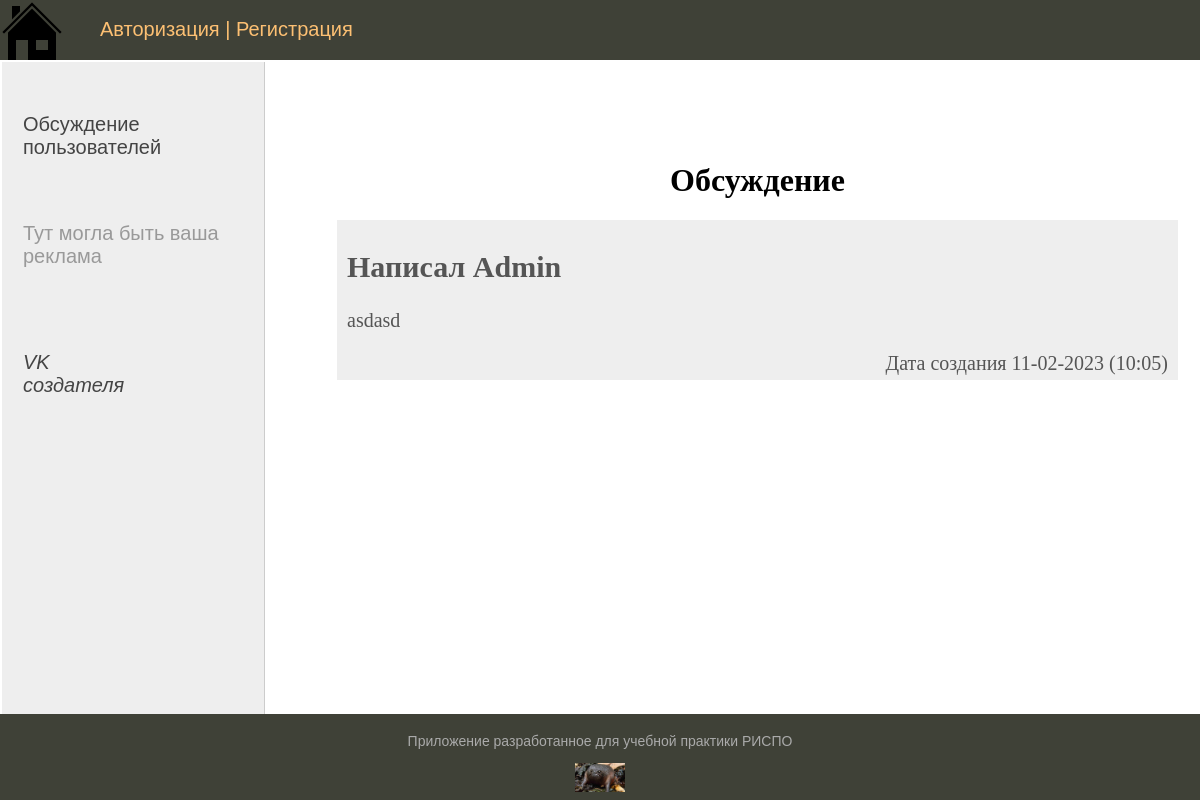
The page /discussion/ on the database as committed earlier.
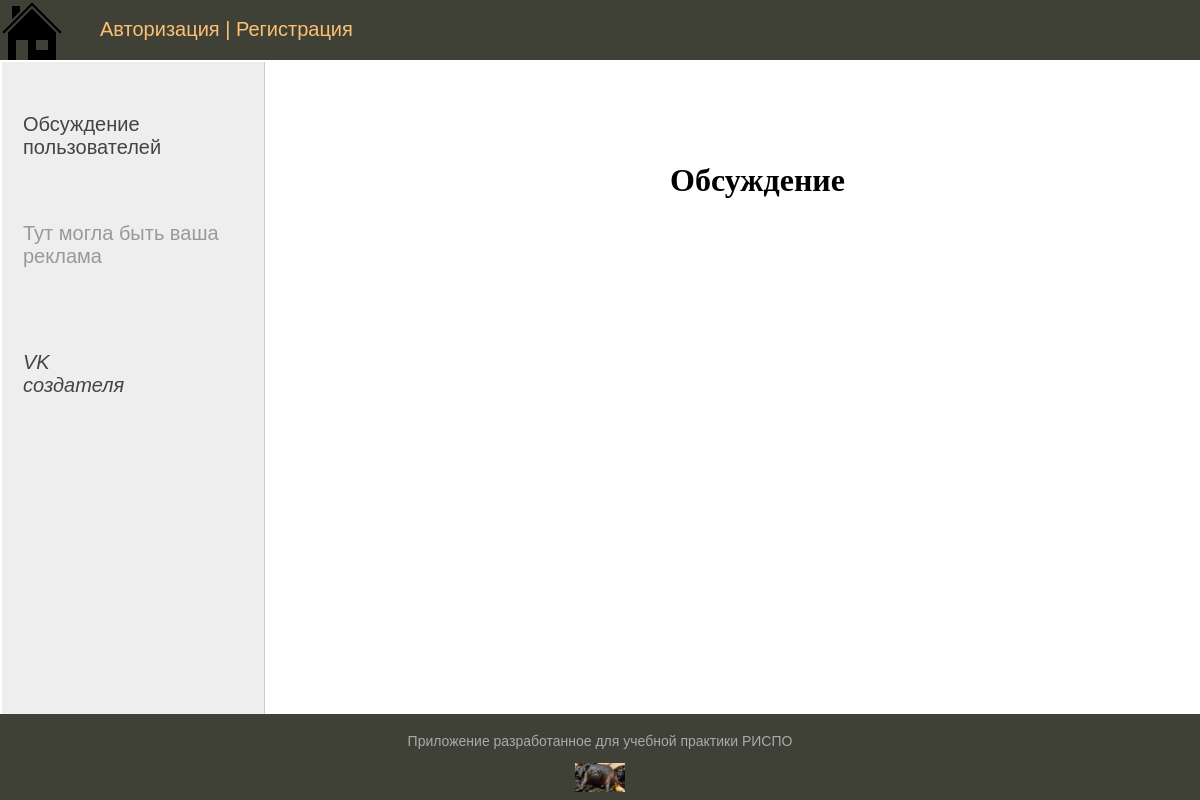
The same page on the database as committed later.
### people_active/models.py (models this page shows, shortened)
class DiscussionActive(models.Model):
    message = models.CharField(max_length=500, db_index=True, verbose_name="Сообщение")
    name = models.CharField(max_length=100, db_index=True, verbose_name="Никнейм")
    date = models.DateTimeField(auto_now_add=True, verbose_name="Дата создания", null=True)
    class Meta:
        verbose_name_plural = "Сообщения"
        ordering = ["-date"]

### people_active/views.py (the view)
# urls.py: path("discussion/", Discussion.as_view(), name="discussion"),
class Discussion(DataMixin, ListView):
    model = DiscussionActive
    template_name = "discussion.html"
    context_object_name = "discussion"
    def get_context_data(self, **kwargs):
        context = super().get_context_data(**kwargs)
        data_mixin_def = self.get_user_context(title="Обсуждение")
        return context | data_mixin_def

### people_active/utils.py (called while the page is built)
    def get_user_context(self, **kwargs):
        context = kwargs
        groups = Groups.objects.all()
        user_menu = menu.copy()
        if not self.request.user.is_authenticated:
            user_menu.pop(2)
        context["menu"] = user_menu
        context["group"] = groups
        return context

### people_active/templates/discussion.html (shortened to what this page needs)
{% extends 'base.html' %}
{% block content %}
<h1 align="center">{{ title }}</h1>
{% for ds in discussion %}
<div class="article-panel">
    <h2>
        Написал {{ ds.name }}
    </h2>
    <p>
        {{ ds.message }}
    </p>
    <p class="last">Дата создания {{ ds.date|date:"d-m-Y (H:i)" }} </p>
</div>
{% endfor %}
{% endblock content %}

Rows that differ between the two databases and show on the page:
removed DiscussionActive: name "Admin", message "asdasd", date "11-02-2023 (10:05)"
